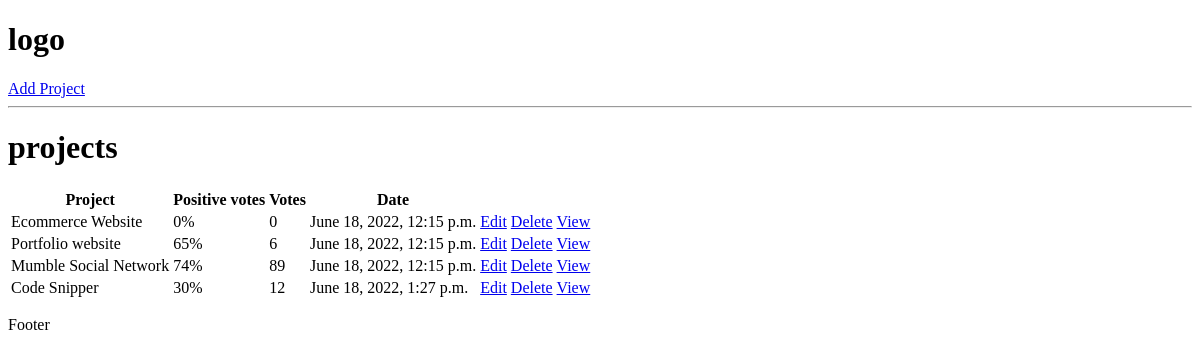
Before: / with the older database file.
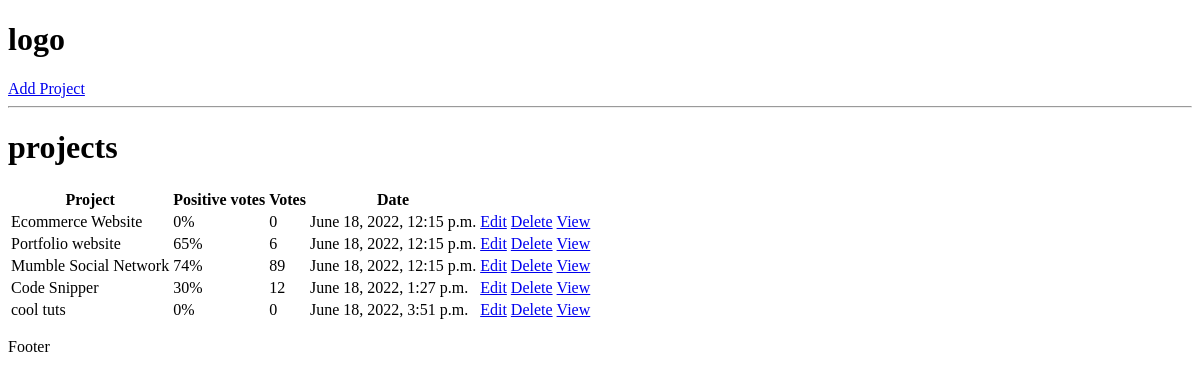
After: the same page with the newer database file.
### projects/models.py (models this page shows, shortened)
class Project(models.Model):
    title = models.CharField(max_length=200)
    description = models.TextField(null=True, blank=True)
    demo_link = models.CharField(null=True, blank=True, max_length=2000)
    source_link = models.CharField(max_length=2000, null=True, blank=True)
    tags = models.ManyToManyField('Tag', blank=True)
    vote_total = models.IntegerField(default=0, null=True, blank=True)
    vote_ratio = models.IntegerField (default=0, null=True, blank=True)
    created = models.DateTimeField(auto_now_add=True)
    id = models.UUIDField(default=uuid.uuid4, unique=True,
                          primary_key=True, editable=False)

### projects/views.py (the view)
# urls.py: path('', include('projects.urls'))
def projects(request):
    projects = Project.objects.all()
    context = {'projects': projects}
    return render(request, 'projects/projects.html', context)

### projects/templates/projects/projects.html
{% extends 'main.html' %} {% block content %}
<h1>projects</h1>
<table>
  <tr>
    <th>Project</th>
    <th>Positive votes</th>
    <th>Votes</th>
    <th>Date</th>
    <th></th>
    <th></th>
    <th></th>
  </tr>
    {% for project in projects %}
    <tr>
        <td>{{project.title}}</td>
         <td>{{project.vote_ratio}}%</td>
        <td>{{project.vote_total}}</td>
        <td>{{project.created}}</td>
        <td><a href="{% url 'updateProject' project.id %}">Edit</a</td>
        <td><a href="{% url 'deleteProject' project.id %}">Delete</a</td>
        <td><a href="{% url 'project' project.id %}">View</a</td>
    </tr>
    {%endfor%}
</table>
{% endblock content %}

### templates/main.html (shortened to what this page needs)
<!DOCTYPE html>
<html lang="en">
<head>
</head>
<body>
    {%include "navbar.html" %}
    {% block content %}
    {% endblock content %}
    <p>Footer</p>
</body>
</html>

### templates/navbar.html
<h1>logo</h1>
<a href="{% url 'createProject' %}">Add Project</a>
<hr>

Changed rows visible on the page:
added Project: title "cool tuts", vote_ratio "0", vote_total "0", created "June 18, 2022, 3:51 p.m."
